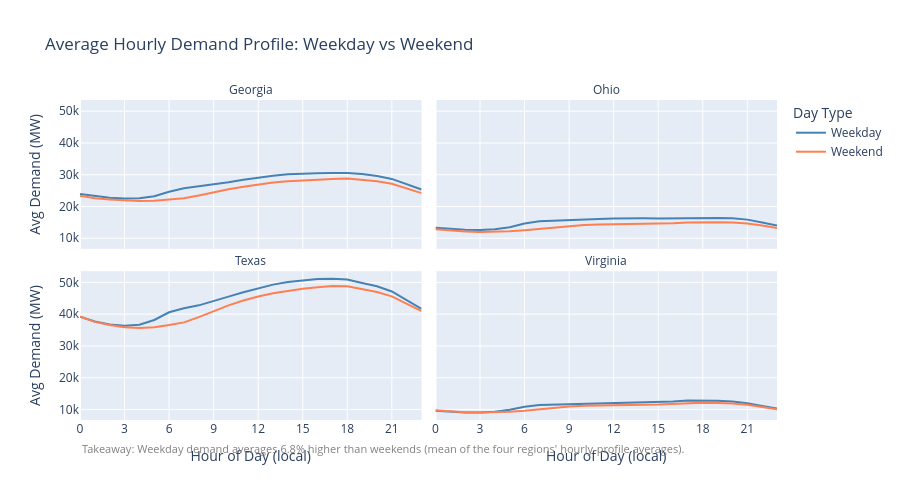

The notebook cell saved with this chart:
### Code cell
hourly_profile = (
    master.groupby(["Region","Hour","Is_Weekend"])["Demand_MW"]
    .mean().reset_index()
)
hourly_profile["Day Type"] = hourly_profile["Is_Weekend"].map({0:"Weekday",1:"Weekend"})

fig = px.line(
    hourly_profile, x="Hour", y="Demand_MW", color="Day Type",
    facet_col="Region", facet_col_wrap=2, height=500,
    title="Average Hourly Demand Profile: Weekday vs Weekend",
    labels={"Demand_MW": "Avg Demand (MW)", "Hour": "Hour of Day (local)"},
    color_discrete_map={"Weekday":"steelblue","Weekend":"coral"},
)
fig.update_xaxes(dtick=3)
fig.for_each_annotation(lambda a: a.update(text=a.text.split("=")[-1]))

# Compute takeaway from data
wkday = hourly_profile[hourly_profile["Is_Weekend"]==0].groupby("Region")["Demand_MW"].mean()
wkend = hourly_profile[hourly_profile["Is_Weekend"]==1].groupby("Region")["Demand_MW"].mean()
diff_pct = ((wkday - wkend) / wkend * 100).mean()
takeaway = (f"Takeaway: Weekday demand averages {abs(diff_pct):.1f}% "
            f"{'higher' if diff_pct > 0 else 'lower'} than weekends (mean of the four regions' "
            f"hourly-profile averages).")
fig.add_annotation(text=takeaway, xref="paper", yref="paper",
                   x=0, y=-0.12, showarrow=False, font=dict(size=11, color="gray"))
fig.show()

### Figure 1 — Plotly figure (JSON) as saved in the notebook; plotly's stock layout.template omitted (floating-point values rounded to 4 significant figures)
{"data": [{"hovertemplate": "Day Type=Weekday<br>Region=Georgia<br>Hour of Day (local)=%{x}<br>Avg Demand (MW)=%{y}<extra></extra>", "legendgroup": "Weekday", "line": {"color": "steelblue", "dash": "solid"}, "marker": {"symbol": "circle"}, "mode": "lines", "name": "Weekday", "orientation": "v", "showlegend": true, "type": "scatter", "x": [0, 1, 2, 3, 4, 5, 6, 7, 8, 9, 10, 11, 12, 13, 14, 15, 16, 17, 18, 19, 20, 21, 22, 23], "xaxis": "x3", "y": [23900.0, 23240.0, 22780.0, 22490.0, 22560.0, 23230.0, 24640.0, 25760.0, 26360.0, 26930.0, 27640.0, 28390.0, 29060.0, 29690.0, 30130.0, 30360.0, 30480.0, 30530.0, 30580.0, 30200.0, 29630.0, 28690.0, 27070.0, 25330.0], "yaxis": "y3"}, {"hovertemplate": "Day Type=Weekday<br>Region=Ohio<br>Hour of Day (local)=%{x}<br>Avg Demand (MW)=%{y}<extra></extra>", "legendgroup": "Weekday", "line": {"color": "steelblue", "dash": "solid"}, "marker": {"symbol": "circle"}, "mode": "lines", "name": "Weekday", "orientation": "v", "showlegend": false, "type": "scatter", "x": [0, 1, 2, 3, 4, 5, 6, 7, 8, 9, 10, 11, 12, 13, 14, 15, 16, 17, 18, 19, 20, 21, 22, 23], "xaxis": "x4", "y": [13270.0, 12860.0, 12650.0, 12590.0, 12810.0, 13480.0, 14620.0, 15320.0, 15540.0, 15730.0, 15960.0, 16070.0, 16190.0, 16290.0, 16270.0, 16220.0, 16280.0, 16440.0, 16490.0, 16390.0, 16270.0, 15870.0, 14990.0, 14030.0], "yaxis": "y4"}, {"hovertemplate": "Day Type=Weekday<br>Region=Texas<br>Hour of Day (local)=%{x}<br>Avg Demand (MW)=%{y}<extra></extra>", "legendgroup": "Weekday", "line": {"color": "steelblue", "dash": "solid"}, "marker": {"symbol": "circle"}, "mode": "lines", "name": "Weekday", "orientation": "v", "showlegend": false, "type": "scatter", "x": [0, 1, 2, 3, 4, 5, 6, 7, 8, 9, 10, 11, 12, 13, 14, 15, 16, 17, 18, 19, 20, 21, 22, 23], "xaxis": "x", "y": [39230.0, 37700.0, 36750.0, 36340.0, 36670.0, 38170.0, 40610.0, 41880.0, 42780.0, 44060.0, 45520.0, 46900.0, 48120.0, 49300.0, 50140.0, 50670.0, 51050.0, 51190.0, 50890.0, 49840.0, 48780.0, 47150.0, 44500.0, 41670.0], "yaxis": "y"}, {"hovertemplate": "Day Type=Weekday<br>Region=Virginia<br>Hour of Day (local)=%{x}<br>Avg Demand (MW)=%{y}<extra></extra>", "legendgroup": "Weekday", "line": {"color": "steelblue", "dash": "solid"}, "marker": {"symbol": "circle"}, "mode": "lines", "name": "Weekday", "orientation": "v", "showlegend": false, "type": "scatter", "x": [0, 1, 2, 3, 4, 5, 6, 7, 8, 9, 10, 11, 12, 13, 14, 15, 16, 17, 18, 19, 20, 21, 22, 23], "xaxis": "x2", "y": [9571.0, 9221.0, 9045.0, 9021.0, 9251.0, 9893.0, 10870.0, 11430.0, 11550.0, 11640.0, 11790.0, 11920.0, 12030.0, 12150.0, 12220.0, 12330.0, 12530.0, 12820.0, 12840.0, 12700.0, 12500.0, 11960.0, 11120.0, 10280.0], "yaxis": "y2"}, {"hovertemplate": "Day Type=Weekend<br>Region=Georgia<br>Hour of Day (local)=%{x}<br>Avg Demand (MW)=%{y}<extra></extra>", "legendgroup": "Weekend", "line": {"color": "coral", "dash": "solid"}, "marker": {"symbol": "circle"}, "mode": "lines", "name": "Weekend", "orientation": "v", "showlegend": true, "type": "scatter", "x": [0, 1, 2, 3, 4, 5, 6, 7, 8, 9, 10, 11, 12, 13, 14, 15, 16, 17, 18, 19, 20, 21, 22, 23], "xaxis": "x3", "y": [23370.0, 22570.0, 22170.0, 21850.0, 21700.0, 21790.0, 22110.0, 22580.0, 23470.0, 24480.0, 25430.0, 26230.0, 26970.0, 27530.0, 27930.0, 28220.0, 28460.0, 28680.0, 28810.0, 28440.0, 27920.0, 27130.0, 25750.0, 24220.0], "yaxis": "y3"}, {"hovertemplate": "Day Type=Weekend<br>Region=Ohio<br>Hour of Day (local)=%{x}<br>Avg Demand (MW)=%{y}<extra></extra>", "legendgroup": "Weekend", "line": {"color": "coral", "dash": "solid"}, "marker": {"symbol": "circle"}, "mode": "lines", "name": "Weekend", "orientation": "v", "showlegend": false, "type": "scatter", "x": [0, 1, 2, 3, 4, 5, 6, 7, 8, 9, 10, 11, 12, 13, 14, 15, 16, 17, 18, 19, 20, 21, 22, 23], "xaxis": "x4", "y": [12800.0, 12350.0, 12120.0, 12010.0, 12020.0, 12200.0, 12510.0, 12950.0, 13500.0, 13920.0, 14160.0, 14300.0, 14410.0, 14460.0, 14470.0, 14530.0, 14700.0, 14990.0, 15090.0, 15050.0, 14960.0, 14660.0, 14000.0, 13260.0], "yaxis": "y4"}, {"hovertemplate": "Day Type=Weekend<br>Region=Texas<br>Hour of Day (local)=%{x}<br>Avg Demand (MW)=%{y}<extra></extra>", "legendgroup": "Weekend", "line": {"color": "coral", "dash": "solid"}, "marker": {"symbol": "circle"}, "mode": "lines", "name": "Weekend", "orientation": "v", "showlegend": false, "type": "scatter", "x": [0, 1, 2, 3, 4, 5, 6, 7, 8, 9, 10, 11, 12, 13, 14, 15, 16, 17, 18, 19, 20, 21, 22, 23], "xaxis": "x", "y": [39230.0, 37580.0, 36590.0, 35860.0, 35610.0, 35890.0, 36570.0, 37420.0, 39080.0, 41020.0, 42770.0, 44300.0, 45590.0, 46610.0, 47400.0, 48030.0, 48490.0, 48860.0, 48780.0, 47920.0, 46960.0, 45600.0, 43400.0, 40950.0], "yaxis": "y"}, {"hovertemplate": "Day Type=Weekend<br>Region=Virginia<br>Hour of Day (local)=%{x}<br>Avg Demand (MW)=%{y}<extra></extra>", "legendgroup": "Weekend", "line": {"color": "coral", "dash": "solid"}, "marker": {"symbol": "circle"}, "mode": "lines", "name": "Weekend", "orientation": "v", "showlegend": false, "type": "scatter", "x": [0, 1, 2, 3, 4, 5, 6, 7, 8, 9, 10, 11, 12, 13, 14, 15, 16, 17, 18, 19, 20, 21, 22, 23], "xaxis": "x2", "y": [9741.0, 9356.0, 9148.0, 9054.0, 9082.0, 9270.0, 9574.0, 10030.0, 10560.0, 10930.0, 11140.0, 11270.0, 11360.0, 11400.0, 11440.0, 11530.0, 11720.0, 12050.0, 12130.0, 12040.0, 11890.0, 11480.0, 10820.0, 10090.0], "yaxis": "y2"}], "layout": {"annotations": [{"showarrow": false, "text": "Texas", "x": 0.245, "xanchor": "center", "xref": "paper", "y": 0.465, "yanchor": "bottom", "yref": "paper"}, {"showarrow": false, "text": "Virginia", "x": 0.755, "xanchor": "center", "xref": "paper", "y": 0.465, "yanchor": "bottom", "yref": "paper"}, {"showarrow": false, "text": "Georgia", "x": 0.245, "xanchor": "center", "xref": "paper", "y": 1.0, "yanchor": "bottom", "yref": "paper"}, {"showarrow": false, "text": "Ohio", "x": 0.755, "xanchor": "center", "xref": "paper", "y": 1.0, "yanchor": "bottom", "yref": "paper"}, {"font": {"color": "gray", "size": 11}, "showarrow": false, "text": "Takeaway: Weekday demand averages 6.8% higher than weekends (mean of the four regions' hourly-profile averages).", "x": 0, "xref": "paper", "y": -0.12, "yref": "paper"}], "height": 500, "legend": {"title": {"text": "Day Type"}, "tracegroupgap": 0}, "title": {"text": "Average Hourly Demand Profile: Weekday vs Weekend"}, "xaxis": {"anchor": "y", "domain": [0.0, 0.49], "dtick": 3, "title": {"text": "Hour of Day (local)"}}, "xaxis2": {"anchor": "y2", "domain": [0.51, 1.0], "dtick": 3, "matches": "x", "title": {"text": "Hour of Day (local)"}}, "xaxis3": {"anchor": "y3", "domain": [0.0, 0.49], "dtick": 3, "matches": "x", "showticklabels": false}, "xaxis4": {"anchor": "y4", "domain": [0.51, 1.0], "dtick": 3, "matches": "x", "showticklabels": false}, "yaxis": {"anchor": "x", "domain": [0.0, 0.465], "title": {"text": "Avg Demand (MW)"}}, "yaxis2": {"anchor": "x2", "domain": [0.0, 0.465], "matches": "y", "showticklabels": false}, "yaxis3": {"anchor": "x3", "domain": [0.535, 1.0], "matches": "y", "title": {"text": "Avg Demand (MW)"}}, "yaxis4": {"anchor": "x4", "domain": [0.535, 1.0], "matches": "y", "showticklabels": false}}}
